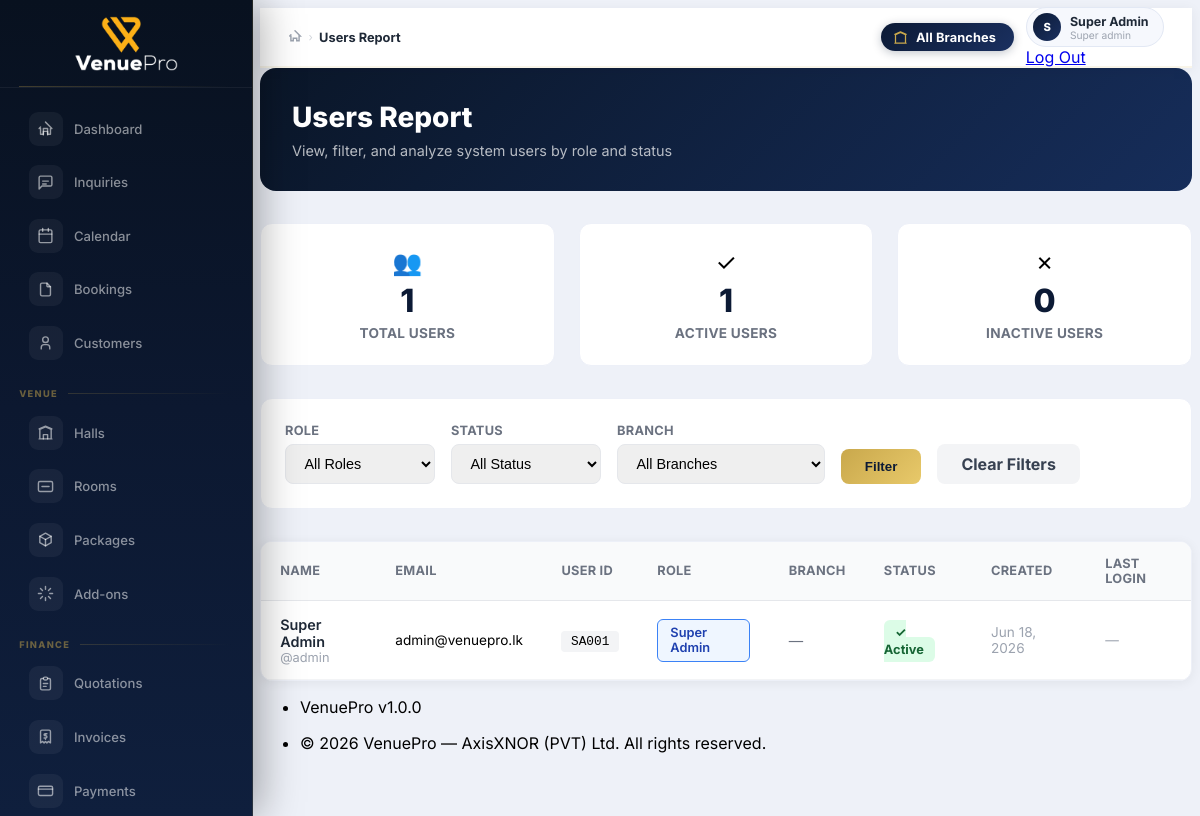
/modules/reports/users-report.php (signed in), run on the app's committed database.
### tables this page shows
CREATE TABLE `users` (
  `id` int(11) NOT NULL AUTO_INCREMENT,
  `branch_id` int(11) DEFAULT NULL,
  `role_id` int(11) NOT NULL,
  `user_id` varchar(20) DEFAULT NULL,
  `username` varchar(100) DEFAULT NULL,
  `name` varchar(150) NOT NULL,
  `email` varchar(150) NOT NULL,
  `password` varchar(255) NOT NULL,
  `phone` varchar(20) DEFAULT NULL,
  `avatar` varchar(255) DEFAULT NULL,
  `language` enum('en','ta','si') DEFAULT 'en',
  `is_active` tinyint(1) DEFAULT 1,
  `last_login` timestamp NULL DEFAULT NULL,
  `created_at` timestamp DEFAULT current_timestamp(),
  `updated_at` timestamp DEFAULT current_timestamp() ON UPDATE current_timestamp(),
  PRIMARY KEY (`id`),
  UNIQUE KEY `email` (`email`),
  UNIQUE KEY `user_id` (`user_id`),
  KEY `branch_id` (`branch_id`),
  KEY `role_id` (`role_id`),
  FOREIGN KEY (`branch_id`) REFERENCES `branches`(`id`) ON DELETE SET NULL,
  FOREIGN KEY (`role_id`) REFERENCES `roles`(`id`)
);

CREATE TABLE `roles` (
  `id` int(11) NOT NULL AUTO_INCREMENT,
  `name` varchar(50) NOT NULL,
  `slug` varchar(50) NOT NULL,
  `description` text DEFAULT NULL,
  PRIMARY KEY (`id`),
  UNIQUE KEY `slug` (`slug`)
);

### modules/reports/users-report.php (the view, shortened to what the rows shown need)
<?php
Auth::check();
$db = Database::getInstance();
$branch_condition = '';
$sql = "SELECT u.id, u.name, u.email, u.user_id, u.username, u.phone, u.role_id, u.branch_id, u.is_active, u.created_at, u.last_login, r.name as role_name, b.name as branch_name
        FROM users u
        LEFT JOIN roles r ON u.role_id = r.id
        LEFT JOIN branches b ON u.branch_id = b.id
        WHERE 1=1 $branch_condition";
$params = [];
$sql .= " ORDER BY u.created_at DESC";
$users = $db->fetchAll($sql, $params);
require_once __DIR__ . '/../../includes/header.php';
?>
<div class="container-xl py-4">
  <div class="report-header">
    <h1 class="report-title">Users Report</h1>
  </div>
  <div class="stats-grid">
    <div class="stat-card">
      <div class="stat-icon">✓</div>
      <div class="stat-number"><?= count(array_filter($users, fn($u) => $u['is_active'])) ?></div>
      <div class="stat-label">Active Users</div>
    </div>
    <div class="stat-card">
      <div class="stat-icon">✗</div>
      <div class="stat-number"><?= count(array_filter($users, fn($u) => !$u['is_active'])) ?></div>
      <div class="stat-label">Inactive Users</div>
    </div>
  </div>
  <div class="table-card">
    <table>
      <thead>
        <tr>
          <th>Name</th>
          <th>Email</th>
          <th>User ID</th>
          <th>Role</th>
          <?php if (Auth::isSuperAdmin()): ?>
            <th>Branch</th>
          <?php endif; ?>
          <th>Status</th>
          <th>Created</th>
          <th>Last Login</th>
        </tr>
      </thead>
      <tbody>
        <?php foreach ($users as $u): ?>
          <tr>
            <td>
              <div style="font-weight: 600; color: #1f2937;"><?= htmlspecialchars($u['name']) ?></div>
              <div style="font-size: .8rem; color: #9ca3af;">@<?= htmlspecialchars($u['username']) ?></div>
            </td>
            <td style="font-size: .85rem;"><?= htmlspecialchars($u['email']) ?></td>
            <td><code style="background: #f3f4f6; padding: .2rem .6rem; border-radius: 4px; font-size: .8rem;"><?= htmlspecialchars($u['user_id']) ?></code></td>
            <td><span class="role-badge"><?= htmlspecialchars($u['role_name']) ?></span></td>
            <?php if (Auth::isSuperAdmin()): ?>
              <td style="color: #6b7280;"><?= htmlspecialchars($u['branch_name'] ?? '—') ?></td>
            <?php endif; ?>
            <td>
              <span class="status-badge <?= $u['is_active'] ? 'status-active' : 'status-inactive' ?>">
                <?= $u['is_active'] ? '✓ Active' : '✗ Inactive' ?>
              </span>
            </td>
            <td style="color: #9ca3af; font-size: .85rem;"><?= date('M d, Y', strtotime($u['created_at'])) ?></td>
            <td style="color: #9ca3af; font-size: .85rem;">
              <?= $u['last_login'] ? date('M d, Y H:i', strtotime($u['last_login'])) : '—' ?>
            </td>
          </tr>
        <?php endforeach; ?>
      </tbody>
    </table>
  </div>
</div>
<?php require_once __DIR__ . '/../../includes/footer.php'; ?>

### includes/header.php (shortened to what the rows shown need)
<!doctype html>
<html lang="<?= Lang::current() ?>">
<head>
  <link rel="stylesheet" href="https://cdn.jsdelivr.net/npm/@tabler/core@1.0.0-beta21/dist/css/tabler.min.css">
  <link rel="stylesheet" href="<?= BASE_URL ?>/assets/css/app.css">
</head>
<body class="antialiased">
<?php $cu = Auth::currentUser(); ?>
<div class="wrapper">
  <div class="page-wrapper">
    <div class="vp-topbar">
      <div class="vp-topbar-right">
        <div class="nav-item dropdown">
          <a href="#" class="vp-topbar-user" data-bs-toggle="dropdown">
            <div class="vp-topbar-avatar"><?= strtoupper(substr($cu['name'], 0, 1)) ?></div>
            <div class="d-none d-md-block">
              <div class="vp-topbar-uname"><?= Helper::sanitize($cu['name']) ?></div>
              <div class="vp-topbar-urole"><?= ucfirst(str_replace('_', ' ', $cu['role'])) ?></div>
            </div>
          </a>
        </div>
      </div>
    </div>
    <div class="page-body">
      <div class="container-xl">

### data on the page
users: name "S", name "Super Admin", role.slug "Super admin", is_active "1", is_active "0", username "admin", email "admin@venuepro.lk", user "SA001", role.name "Super Admin", branch_name "—", shows "✓ Active", created_at "Jun 18, 2026"

### other printed values
Helper::sanitize($pageTitle) "Users Report"
count($users) "1"
APP_NAME "VenuePro"
APP_VERSION "1.0.0"
